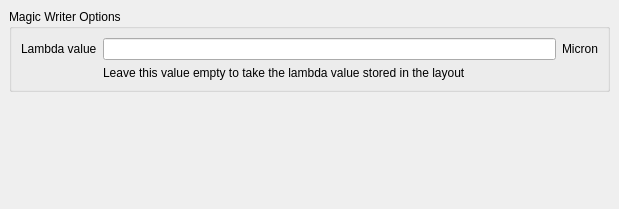
<?xml version="1.0" encoding="UTF-8"?>
<ui version="4.0">
 <class>MAGWriterOptionPage</class>
 <widget class="QWidget" name="MAGWriterOptionPage">
  <property name="geometry">
   <rect>
    <x>0</x>
    <y>0</y>
    <width>619</width>
    <height>209</height>
   </rect>
  </property>
  <property name="windowTitle">
   <string>Form</string>
  </property>
  <layout class="QVBoxLayout">
   <property name="spacing">
    <number>6</number>
   </property>
   <property name="leftMargin">
    <number>9</number>
   </property>
   <property name="topMargin">
    <number>9</number>
   </property>
   <property name="rightMargin">
    <number>9</number>
   </property>
   <property name="bottomMargin">
    <number>9</number>
   </property>
   <item>
    <widget class="QGroupBox" name="groupBox">
     <property name="title">
      <string>Magic Writer Options</string>
     </property>
     <layout class="QGridLayout" name="gridLayout">
      <item row="0" column="1">
       <widget class="QLineEdit" name="lambda_le"/>
      </item>
      <item row="0" column="2">
       <widget class="QLabel" name="label">
        <property name="text">
         <string>Micron</string>
        </property>
       </widget>
      </item>
      <item row="0" column="0">
       <widget class="QLabel" name="label_6">
        <property name="text">
         <string>Lambda value</string>
        </property>
       </widget>
      </item>
      <item row="1" column="1" colspan="2">
       <widget class="QLabel" name="label_2">
        <property name="text">
         <string>Leave this value empty to take the lambda value stored in the layout</string>
        </property>
       </widget>
      </item>
     </layout>
    </widget>
   </item>
   <item>
    <spacer>
     <property name="orientation">
      <enum>Qt::Vertical</enum>
     </property>
     <property name="sizeHint" stdset="0">
      <size>
       <width>601</width>
       <height>16</height>
      </size>
     </property>
    </spacer>
   </item>
  </layout>
 </widget>
 <resources/>
 <connections/>
</ui>
